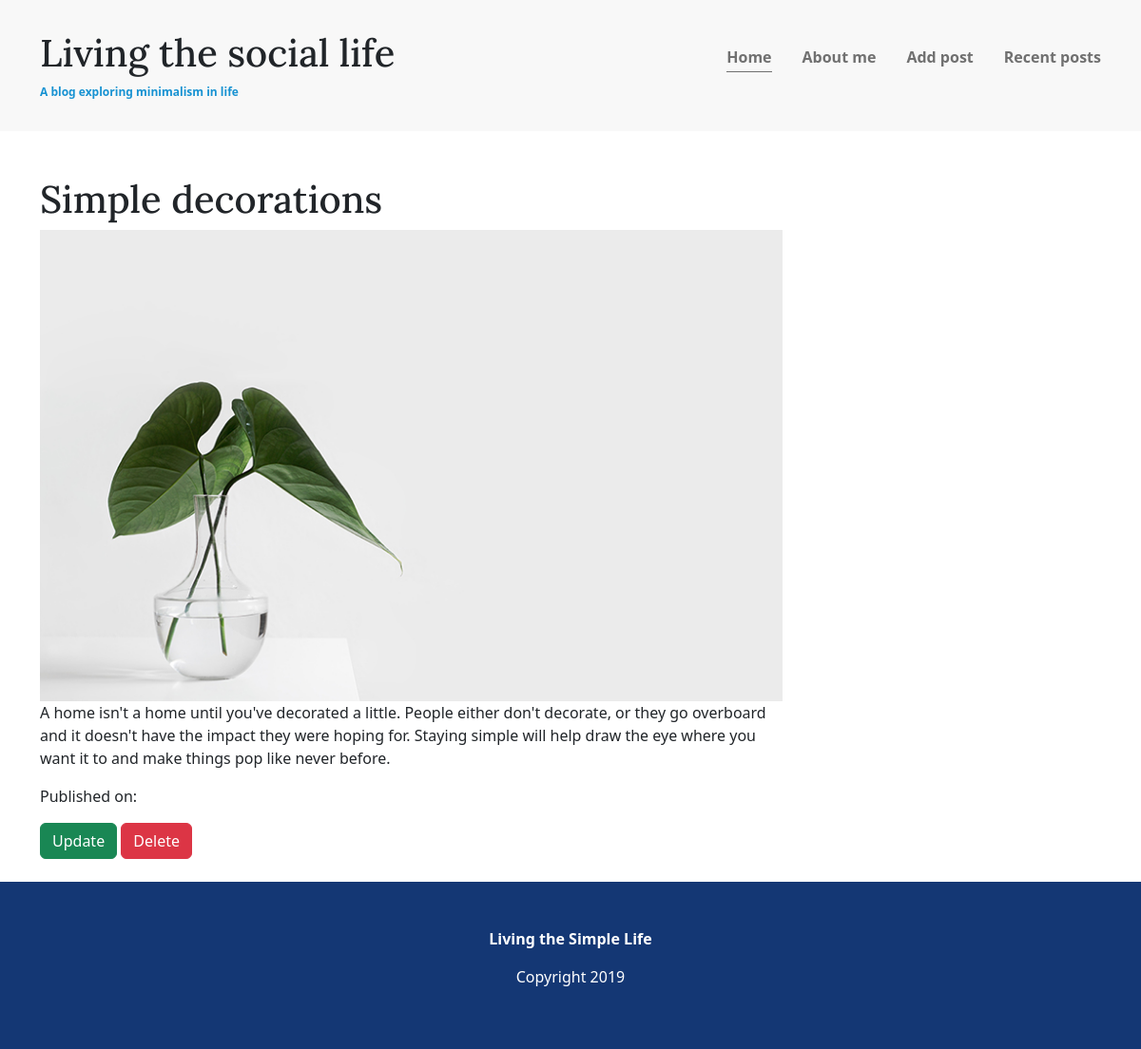
/article/17/, run on the app's committed database.
### blogapp/models.py (models this page shows, shortened)
class AddPost(models.Model):
    head = models.CharField(max_length=200)
    description = models.TextField()
    images = models.ImageField(upload_to='uploads/', default='uploads/default.jpg')

### blogapp/views.py (the view)
# urls.py: path('article/<int:article_id>/', views.article_detail, name='article_detail'),
def article_detail(request, article_id):
    article = get_object_or_404(AddPost, id=article_id)
    return render(request, 'article_detail.html', {'article': article})

### templates/article_detail.html (shortened to what this page needs)
{% extends "base.html" %}
{% load static %}
{% block content %}
<div class="container container-flex">
    <main role="main">
        <div class="article-detail">
            <h1>{{ article.head }}</h1>
            <img src="{{ article.images.url }}" alt="Article image" class="article-image">
            <p>{{ article.description }}</p>
            <p>Published on: {{ article.created_at|date:"F j, Y" }}</p>
            <div class="button-group mb-4">
                <a href="{% url 'article_update' article.id %}" class="btn btn-update btn-success">Update</a>
                <form action="{% url 'article_delete' article.id %}" method="POST" style="display:inline;">
                    <input type="submit" value="Delete" class="btn btn-delete btn-danger">
                </form>
            </div>
        </div>
    </main>
</div>
{% endblock %}

### static/css/styles.css (style rules this page uses)
body { margin: 0; font-family: 'Ubuntu', sans-serif; font-size: 1.125rem; font-weight: 300; }
img { max-width: 100%; display: block; }
h1, h2, h3 { font-family: 'Lora', serif; font-weight: 400; color: #143774; margin-top: 0; }
h1 { font-size: 2rem; margin: 0; }
a { color: #1792d2; }
.container { width: 90%; max-width: 900px; margin: 0 auto; }
.container-flex { display: flex; flex-direction: column; justify-content: space-between; }
@media (min-width: 675px) { .container-flex { flex-direction: row; } }
@media (min-width: 675px) { main { width: 70%; } }
@media (min-width: 675px) { .article-image { order: -2; min-height: 250px; object-fit: cover; } }

### data on the page
AddPost: head "Simple decorations", images (picture), description "A home isn't a home until you've decorated a little. People either don't decorate, or they go overboard and it doesn't have the impact they were hoping for. Staying simple will help draw the eye where you want it to and make things pop like never before."
